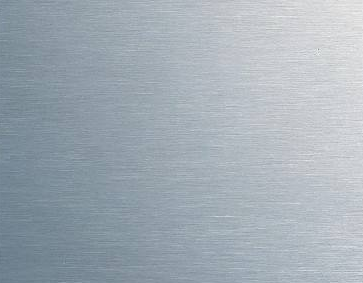
%> input picture gg/image - 副本/0.png, 363 x 283 px
$ octave --eval "result = DoubleCrest(imread('../image - 副本/0.png'));"   (GNU Octave 9; MATLAB toolbox functions it lacks are replaced by stand-ins)
%> lines starting %> are read from the running program, lines starting %| are printed output that depends on the picture; in (x1, y1, x2, y2) boxes, pixels count from 0 and x2, y2 are one past the last pixel; in counts of white or black regions, pixels touching at a corner belong together; the program's own positions count from 1
function [ original ] = DoubleCrest( im )
%DOUBLECREST 双峰法
%   im:输入待处理图片 dco:处理后图片
    if im(3)~= 1
        original = rgb2gray(im);
    else
        original = im;
    end

    % 阈值选取,按动态均值后的图像选
    hist = imhist(original);
%> hist = 256 values, max 1443 at index 156, min 0 at index 1, mean 401.3
    figure,bar(imhist(original))
    [max0, index0] = max(hist);
%> max0 = 1443; index0 = 156
    front = hist(1:index0-1);
%> front = 155 values, max 1390 at index 155, min 0 at index 1, mean 211.3
    back = hist(index0+1:end);
%> back = 100 values, max 1395 at index 2, min 0 at index 84, mean 685.4
    [max1, index1] = max(front);
%> max1 = 1390; index1 = 155
    [max2, index2] = max(back);
%> max2 = 1395; index2 = 2
    if max1 > max2
        x1 = index1;
        x2 = index0;
    else
        x1 = index0;
%> x1 = 156
        x2 = index2;
%> x2 = 2
    end
    if x1 > x2
        temp = x2;
%> temp = 2
        x2 = x1;
%> x2 = 156
        x1 = temp;
%> x1 = 2
    end
    x1
%> x1 = 2
    x2
%> x2 = 156
    [minv, index] = min(hist(x1:x2));
%> minv = 0; index = 1
    index = index+x1;
%> index = 3
    index
%> index = 3
    [m,n] = size(original);
%> m = 283; n = 363

    for i=1:m
        for j=1:n
            if original(i,j) < 125
                original(i,j) = 255;
            else
                original(i,j) = 0;
            end
        end
    end
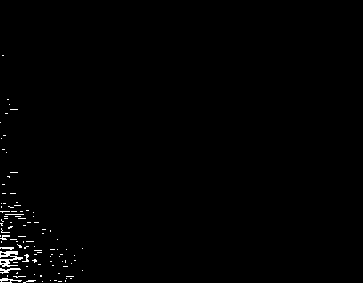
%> original: size 283x363 uint8; 0.73% white in thin lines or dots, all inside (x1, y1, x2, y2) = (0, 55, 83, 283)
%> `result = DoubleCrest(imread('../image - 副本/0.png'));`:
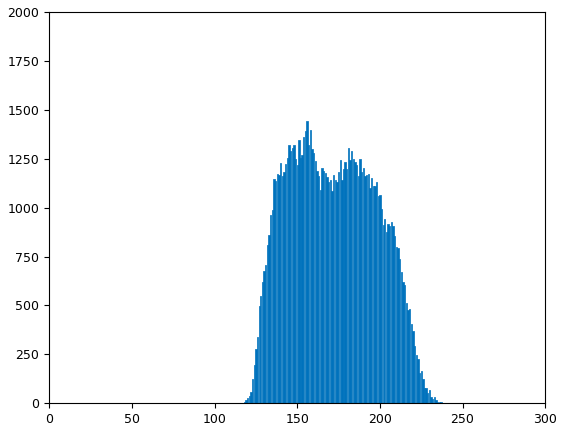
%> figure redrawn from the program's plot data; tallest bar 1443 high, from x = 155.6 to 156.4
end

$ run again, on gg/image - 副本/1.png
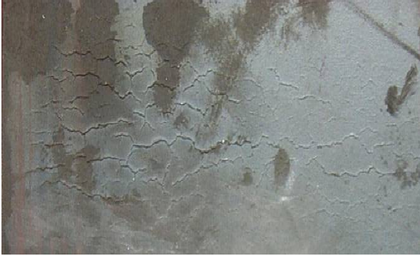
%> input picture gg/image - 副本/1.png, 420 x 256 px, shrunk from 589 x 359 before the run
%> hist = 256 values, max 1932 at index 147, min 0 at index 1, mean 420
%> max0 = 1932; index0 = 147
%> front = 146 values, max 1732 at index 145, min 0 at index 1, mean 508
%> back = 109 values, max 1908 at index 2, min 0 at index 57, mean 288.3
%> max1 = 1732; index1 = 145
%> max2 = 1908; index2 = 2
%> in DoubleCrest, `x1 = index0;`: x1 = 147
%> in DoubleCrest, `x2 = index2;`: x2 = 2
%> in DoubleCrest, `x2 = x1;`: x2 = 147
%> in DoubleCrest, `x1 = temp;`: x1 = 2
%> in DoubleCrest, `x2`: x2 = 147
%> in DoubleCrest, `[minv, index] = min(hist(x1:x2));`: minv = 0; index = 1
%> in DoubleCrest, `index = index+x1;`: index = 3
%> after the loop in DoubleCrest, `for i=1:m`:
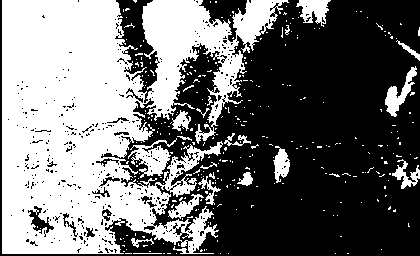
%> original: size 256x420 uint8; 44.2% white; 326 white regions (305 under 20 px), largest, box (x1, y1, x2, y2) and area: (2, 0, 289, 254) 42549, (128, 138, 177, 178) 816, (385, 66, 417, 117) 569
%> `result = DoubleCrest(imread('../image - 副本/0.png'));`:
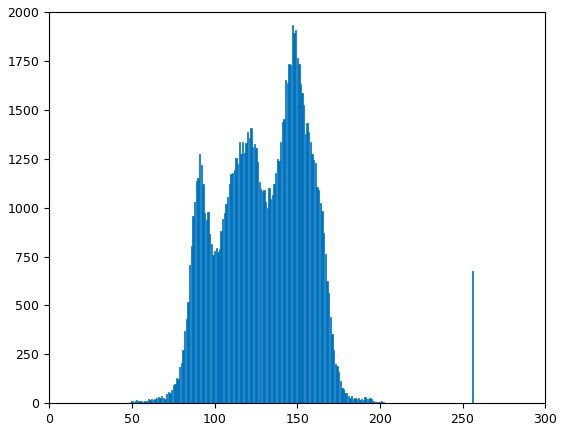
%> figure redrawn from the program's plot data; tallest bar 1932 high, from x = 146.6 to 147.4

$ run again, on gg/image - 副本/3.png
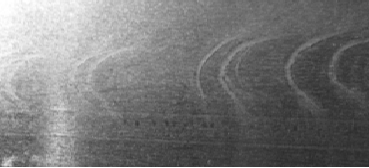
%> input picture gg/image - 副本/3.png, 369 x 168 px
%> hist = 256 values, max 767 at index 65, min 0 at index 1, mean 242.2
%> max0 = 767; index0 = 65
%> front = 64 values, max 756 at index 64, min 0 at index 1, mean 113.1
%> back = 191 values, max 740 at index 1, min 42 at index 185, mean 282.7
%> max1 = 756; index1 = 64
%> max2 = 740; index2 = 1
%> in DoubleCrest, `x1 = index1;`: x1 = 64
%> in DoubleCrest, `x2 = index0;`: x2 = 65
%> in DoubleCrest, `x1`: x1 = 64
%> in DoubleCrest, `x2`: x2 = 65
%> in DoubleCrest, `[minv, index] = min(hist(x1:x2));`: minv = 756; index = 1
%> in DoubleCrest, `index = index+x1;`: index = 65
%> after the loop in DoubleCrest, `for i=1:m`:
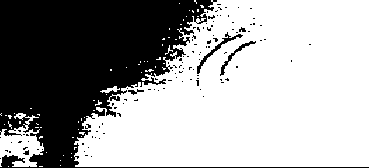
%> original: size 168x369 uint8; 63.2% white; 114 black regions (109 under 20 px), largest, box (x1, y1, x2, y2) and area: (0, 0, 369, 168) 22007, (197, 32, 243, 74) 216, (220, 41, 256, 76) 154, (128, 89, 144, 95) 41, (239, 27, 246, 32) 23
%> `result = DoubleCrest(imread('../image - 副本/0.png'));`:
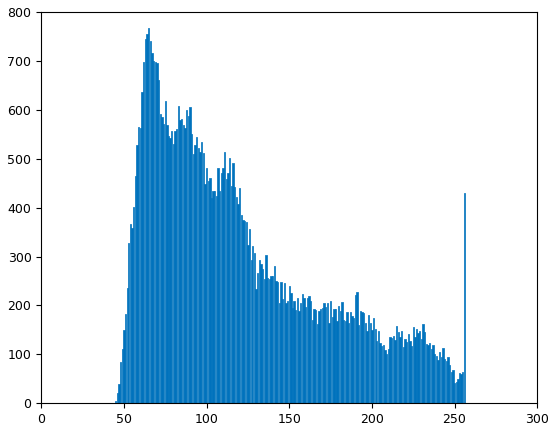
%> figure redrawn from the program's plot data; tallest bar 767 high, from x = 64.6 to 65.4
